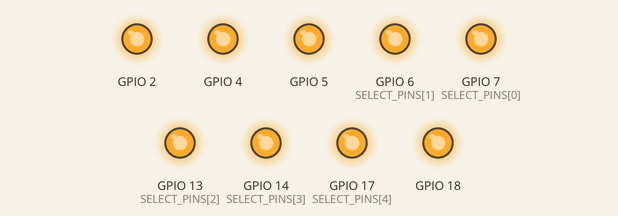
This sketch was run on a simulated ESP32-S3. On the bench: output pins drawn as LEDs (lit = HIGH). What the sketch prints to the serial monitor is not drawn.

Above: at 21.05 s.
Timing chart, 0 to 24.5 s (numbered marks = the images above):
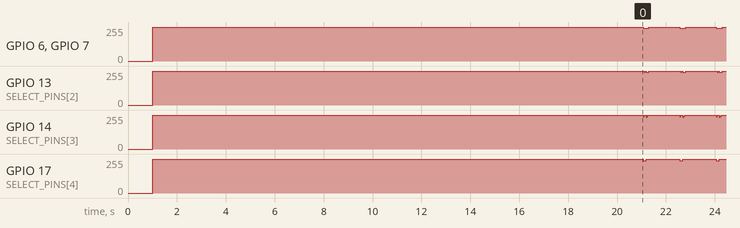

Measured:
- by itself, GPIO 6 (SELECT_PINS[1]), GPIO 7 (SELECT_PINS[0]): alternates 255/255 for 1.3 s and 245/255 for 0.24 s
- by itself, GPIO 13 (SELECT_PINS[2]): repeats every 1.5 s: 255/255 0.04 s, 245/255 0.12 s, 255/255 1.3 s, 244/255 0.04 s
- by itself, GPIO 14 (SELECT_PINS[3]): repeats every 1.5 s: 255/255 0.08 s, 240/255 0.04 s, 247/255 0.04 s, 255/255 1.3 s, 241/255 0.04 s
- by itself, GPIO 17 (SELECT_PINS[4]): alternates 255/255 for 1.4 s and 241/255 for 0.12 s

The sketch:

paxini_dist_scan.ino
```cpp
/*
 * Paxini GEN3 manual-CS scanner for ESP32-S3.
 *
 * This sketch follows the manual more literally than the older group/A-B
 * scanner: after every transaction it drives every known selector/address pin
 * HIGH. It scans all 5-bit combinations on the selector pins so we can see
 * which physical line pattern actually selects each module on a daisy/series
 * tactile chain.
 */

#include <Arduino.h>
#include <SPI.h>
#include <string.h>

static const int PIN_SPI_SCK = 8;
static const int PIN_SPI_MISO = 21;
static const int PIN_SPI_MOSI = 10;

static const int SELECT_PINS[] = {7, 6, 13, 14, 17};
static const char *SELECT_NAMES[] = {"GPIO7", "GPIO6", "GPIO13", "GPIO14", "GPIO17"};
static const uint8_t SELECT_COUNT = sizeof(SELECT_PINS) / sizeof(SELECT_PINS[0]);

static const uint8_t CMD_READ = 0xFB;
static const uint16_t LEN_CMD_HEAD = 5;
static const uint16_t LEN_STATUS = 1;
static const uint16_t LEN_CRC = 1;
static const uint16_t TARGET_ADDR = 1038;
static const uint16_t TARGET_LEN = 96;

static const uint32_t SPI_CLOCK_HZ = 1000000;
static const uint16_t DELAY_SELECT_SETTLE_US = 80;
static const uint16_t DELAY_CS_HOLD_US = 10;
static const uint16_t DELAY_RESPONSE_US = 100;
static const uint16_t DELAY_BETWEEN_READS_MS = 8;
static const uint16_t SCAN_PERIOD_MS = 1500;

static const uint8_t CRC8_TABLE[] = {
    0x00, 0xC0, 0xC1, 0x01, 0xC3, 0x03, 0x02, 0xC2, 0xC6, 0x06, 0x07, 0xC7, 0x05, 0xC5, 0xC4, 0x04,
    0xCC, 0x0C, 0x0D, 0xCD, 0x0F, 0xCF, 0xCE, 0x0E, 0x0A, 0xCA, 0xCB, 0x0B, 0xC9, 0x09, 0x08, 0xC8,
    0xD8, 0x18, 0x19, 0xD9, 0x1B, 0xDB, 0xDA, 0x1A, 0x1E, 0xDE, 0xDF, 0x1F, 0xDD, 0x1D, 0x1C, 0xDC,
    0x14, 0xD4, 0xD5, 0x15, 0xD7, 0x17, 0x16, 0xD6, 0xD2, 0x12, 0x13, 0xD3, 0x11, 0xD1, 0xD0, 0x10,
    0xF0, 0x30, 0x31, 0xF1, 0x33, 0xF3, 0xF2, 0x32, 0x36, 0xF6, 0xF7, 0x37, 0xF5, 0x35, 0x34, 0xF4,
    0x3C, 0xFC, 0xFD, 0x3D, 0xFF, 0x3F, 0x3E, 0xFE, 0xFA, 0x3A, 0x3B, 0xFB, 0x39, 0xF9, 0xF8, 0x38,
    0x28, 0xE8, 0xE9, 0x29, 0xEB, 0x2B, 0x2A, 0xEA, 0xEE, 0x2E, 0x2F, 0xEF, 0x2D, 0xED, 0xEC, 0x2C,
    0xE4, 0x24, 0x25, 0xE5, 0x27, 0xE7, 0xE6, 0x26, 0x22, 0xE2, 0xE3, 0x23, 0xE1, 0x21, 0x20, 0xE0,
    0xA0, 0x60, 0x61, 0xA1, 0x63, 0xA3, 0xA2, 0x62, 0x66, 0xA6, 0xA7, 0x67, 0xA5, 0x65, 0x64, 0xA4,
    0x6C, 0xAC, 0xAD, 0x6D, 0xAF, 0x6F, 0x6E, 0xAE, 0xAA, 0x6A, 0x6B, 0xAB, 0x69, 0xA9, 0xA8, 0x68,
    0x78, 0xB8, 0xB9, 0x79, 0xBB, 0x7B, 0x7A, 0xBA, 0xBE, 0x7E, 0x7F, 0xBF, 0x7D, 0xBD, 0xBC, 0x7C,
    0xB4, 0x74, 0x75, 0xB5, 0x77, 0xB7, 0xB6, 0x76, 0x72, 0xB2, 0xB3, 0x73, 0xB1, 0x71, 0x70, 0xB0,
    0x50, 0x90, 0x91, 0x51, 0x93, 0x53, 0x52, 0x92, 0x96, 0x56, 0x57, 0x97, 0x55, 0x95, 0x94, 0x54,
    0x9C, 0x5C, 0x5D, 0x9D, 0x5F, 0x9F, 0x9E, 0x5E, 0x5A, 0x9A, 0x9B, 0x5B, 0x99, 0x59, 0x58, 0x98,
    0x88, 0x48, 0x49, 0x89, 0x4B, 0x8B, 0x8A, 0x4A, 0x4E, 0x8E, 0x8F, 0x4F, 0x8D, 0x4D, 0x4C, 0x8C,
    0x44, 0x84, 0x85, 0x45, 0x87, 0x47, 0x46, 0x86, 0x82, 0x42, 0x43, 0x83, 0x41, 0x81, 0x80, 0x40
};

SPIClass tactileSpi(HSPI);

uint8_t crc8(const uint8_t *data, uint32_t len) {
    uint8_t crc = 0xFF;
    while (len--) {
        crc = CRC8_TABLE[crc ^ *data++];
    }
    return crc;
}

void allSelectorsHigh() {
    for (uint8_t i = 0; i < SELECT_COUNT; i++) {
        digitalWrite(SELECT_PINS[i], HIGH);
    }
    delayMicroseconds(DELAY_SELECT_SETTLE_US);
}

void setSelectorPattern(uint8_t pattern) {
    for (uint8_t i = 0; i < SELECT_COUNT; i++) {
        digitalWrite(SELECT_PINS[i], (pattern & (1U << i)) ? HIGH : LOW);
    }
    delayMicroseconds(DELAY_SELECT_SETTLE_US);
}

bool readPattern(
    uint8_t pattern,
    uint8_t *payload,
    uint8_t *outStatus,
    uint8_t *outRecvCrc,
    uint8_t *outCalcCrc,
    uint8_t *outRaw0,
    uint8_t *outRaw1
) {
    uint8_t raw[LEN_CMD_HEAD + LEN_STATUS + TARGET_LEN + LEN_CRC] = {0};
    const uint16_t totalLen = sizeof(raw);

    raw[0] = CMD_READ;
    raw[1] = (uint8_t)(TARGET_ADDR & 0xFF);
    raw[2] = (uint8_t)(TARGET_ADDR >> 8);
    raw[3] = (uint8_t)(TARGET_LEN & 0xFF);
    raw[4] = (uint8_t)(TARGET_LEN >> 8);

    tactileSpi.beginTransaction(SPISettings(SPI_CLOCK_HZ, MSBFIRST, SPI_MODE3));
    allSelectorsHigh();
    setSelectorPattern(pattern);
    delayMicroseconds(DELAY_CS_HOLD_US);

    for (uint16_t i = 0; i < LEN_CMD_HEAD; i++) {
        tactileSpi.transfer(raw[i]);
    }
    delayMicroseconds(DELAY_RESPONSE_US);
    for (uint16_t i = LEN_CMD_HEAD; i < totalLen; i++) {
        raw[i] = tactileSpi.transfer(0x00);
    }

    delayMicroseconds(DELAY_CS_HOLD_US);
    allSelectorsHigh();
    tactileSpi.endTransaction();

    const uint8_t status = raw[LEN_CMD_HEAD];
    const uint8_t recv = raw[totalLen - 1];
    const uint8_t calc = crc8(raw, totalLen - 1);

    if (outStatus) *outStatus = status;
    if (outRecvCrc) *outRecvCrc = recv;
    if (outCalcCrc) *outCalcCrc = calc;
    if (outRaw0) *outRaw0 = status;
    if (outRaw1) *outRaw1 = raw[LEN_CMD_HEAD + 1];

    const bool nonZero = status != 0 || raw[LEN_CMD_HEAD + 1] != 0 || raw[LEN_CMD_HEAD + 2] != 0 || recv != 0;
    if (recv == calc && nonZero) {
        memcpy(payload, raw + LEN_CMD_HEAD + LEN_STATUS, TARGET_LEN);
        return true;
    }

    memset(payload, 0, TARGET_LEN);
    return false;
}

void printPattern(uint8_t pattern) {
    for (int8_t i = SELECT_COUNT - 1; i >= 0; i--) {
        Serial.print((pattern & (1U << i)) ? '1' : '0');
    }
}

uint8_t distributionMax(const uint8_t *payload) {
    uint8_t mag = 0;
    for (uint16_t i = 0; i + 2 < TARGET_LEN; i += 3) {
        const uint8_t x = (uint8_t)abs((int8_t)payload[i]);
        const uint8_t y = (uint8_t)abs((int8_t)payload[i + 1]);
        const uint8_t z = payload[i + 2];
        if (x > mag) mag = x;
        if (y > mag) mag = y;
        if (z > mag) mag = z;
    }
    return mag;
}

void scanOnce(uint32_t scanNo) {
    Serial.println();
    Serial.println("============================================================");
    Serial.printf("[MANUAL-CS SCAN] #%lu millis=%lu addr=%u len=%u spi=%luHz mode=3\n",
                  (unsigned long)scanNo,
                  (unsigned long)millis(),
                  TARGET_ADDR,
                  TARGET_LEN,
                  (unsigned long)SPI_CLOCK_HZ);
    Serial.println("pattern order: bit4 GPIO17, bit3 GPIO14, bit2 GPIO13, bit1 GPIO6, bit0 GPIO7");

    uint16_t okCount = 0;
    uint16_t failCount = 0;
    bool printedFirstFail = false;

    for (uint8_t pattern = 0; pattern < (1U << SELECT_COUNT); pattern++) {
        uint8_t payload[TARGET_LEN] = {0};
        uint8_t status = 0, recvCrc = 0, calcCrc = 0, raw0 = 0, raw1 = 0;
        const bool ok = readPattern(pattern, payload, &status, &recvCrc, &calcCrc, &raw0, &raw1);
        if (ok) {
            okCount++;
            Serial.print("  OK  pat=");
            printPattern(pattern);
            Serial.printf(" DistMag=%3u P0=%4d,%4d,%4u crc=%02X st=%02X",
                          distributionMax(payload),
                          (int8_t)payload[0],
                          (int8_t)payload[1],
                          payload[2],
                          recvCrc,
                          status);
            Serial.println();
        } else {
            failCount++;
            if (!printedFirstFail) {
                printedFirstFail = true;
                Serial.print("  first_fail pat=");
                printPattern(pattern);
                Serial.printf(" st=%02X crc=%02X/%02X raw=%02X,%02X\n",
                              status,
                              recvCrc,
                              calcCrc,
                              raw0,
                              raw1);
            }
        }
        delay(DELAY_BETWEEN_READS_MS);
    }

    Serial.printf("[MANUAL-CS DONE] ok=%u fail=%u\n", okCount, failCount);
}

void setup() {
    Serial.begin(921600);
    delay(1000);

    Serial.println();
    Serial.println("[ManualCS] Paxini GEN3 manual-CS scanner");
    Serial.print("[ManualCS] selector pins:");
    for (uint8_t i = 0; i < SELECT_COUNT; i++) {
        Serial.printf(" bit%u=%s", i, SELECT_NAMES[i]);
    }
    Serial.println();
    Serial.println("[ManualCS] Holding selector/address pins HIGH for 20s.");
    Serial.println("[ManualCS] If sensor power is separate, power-cycle tactile power during this window.");

    for (uint8_t i = 0; i < SELECT_COUNT; i++) {
        pinMode(SELECT_PINS[i], OUTPUT);
        digitalWrite(SELECT_PINS[i], HIGH);
    }
    pinMode(2, OUTPUT);
    pinMode(4, OUTPUT);
    pinMode(5, OUTPUT);
    pinMode(18, OUTPUT);
    digitalWrite(2, HIGH);
    digitalWrite(4, HIGH);
    digitalWrite(5, HIGH);
    digitalWrite(18, HIGH);

    for (int remain = 20; remain > 0; remain--) {
        Serial.printf("[ManualCS] SPI latch window: %ds\n", remain);
        delay(1000);
    }

    tactileSpi.begin(PIN_SPI_SCK, PIN_SPI_MISO, PIN_SPI_MOSI, -1);
    allSelectorsHigh();
    Serial.println("[ManualCS] Starting all-pattern scan.");
}

void loop() {
    static uint32_t lastScan = 0;
    static uint32_t scanNo = 0;
    if (millis() - lastScan < SCAN_PERIOD_MS) {
        return;
    }
    lastScan = millis();
    scanNo++;
    scanOnce(scanNo);
}
```
